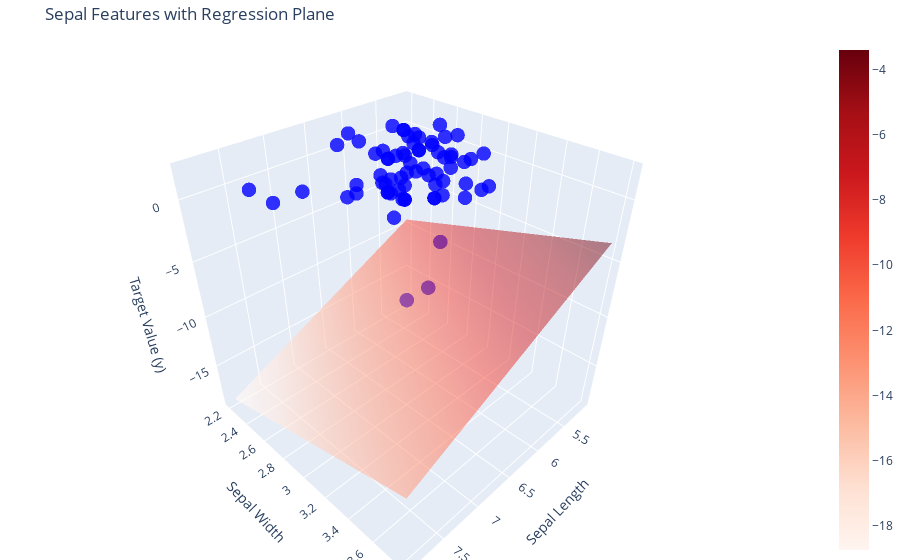
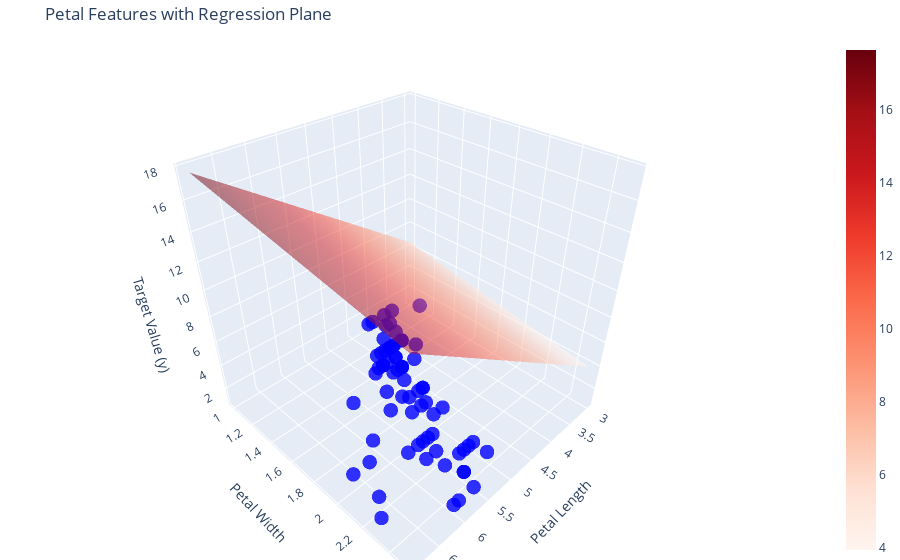

Here is the notebook cell these charts were saved with, in order:
### Code cell
import plotly.graph_objects as go
import numpy as np

# Extract learned weights and bias
W_ = W.detach().numpy().flatten()
b_ = b.item()

# Convert training data back to NumPy for visualization
X_train_np = X_train.numpy()
y_train_np = y_train.numpy().flatten()

# Define a function to create an interactive 3D plot with Plotly
def plot_interactive_3d(features, feature_names, W, b, y, title):
    # Extract the chosen features for x and y axes
    x_vals = features[:, 0]
    y_vals = features[:, 1]
    z_vals = y

    # Create a meshgrid for the regression plane
    x_grid, y_grid = np.meshgrid(
        np.linspace(x_vals.min(), x_vals.max(), 50),
        np.linspace(y_vals.min(), y_vals.max(), 50)
    )
    # Calculate the corresponding z values for the regression plane
    z_grid = W[0] * x_grid + W[1] * y_grid + b

    # Create a 3D scatter plot of the data points
    scatter = go.Scatter3d(
        x=x_vals,
        y=y_vals,
        z=z_vals,
        mode='markers',
        marker=dict(size=5, color='blue', opacity=0.8),
        name='True Values'
    )

    # Create the regression plane
    plane = go.Surface(
        x=x_grid,
        y=y_grid,
        z=z_grid,
        opacity=0.5,
        colorscale='reds',
        name='Regression Plane'
    )

    # Create the figure and layout
    fig = go.Figure(data=[scatter, plane])
    fig.update_layout(
        title=title,
        scene=dict(
            xaxis_title=feature_names[0],
            yaxis_title=feature_names[1],
            zaxis_title='Target Value (y)'
        ),
        margin=dict(l=0, r=0, b=0, t=40)
    )

    # Show the interactive plot
    fig.show()

# Plot for Sepal Length & Sepal Width (using W[0] and W[1])
plot_interactive_3d(X_train_np[:, :2], ['Sepal Length', 'Sepal Width'], W_[:2], b_, y_train_np, 'Sepal Features with Regression Plane')

# Plot for Petal Length & Petal Width (using W[2] and W[3])
plot_interactive_3d(X_train_np[:, 2:], ['Petal Length', 'Petal Width'], W_[2:], b_, y_train_np, 'Petal Features with Regression Plane')

### Figure 1 — Plotly figure (JSON) as saved in the notebook; plotly's stock layout.template omitted (floating-point values rounded to 4 significant figures; data arrays with more than 128 entries replaced by an {"elided": "..."} marker saying what was removed)
{"data": [{"marker": {"color": "blue", "opacity": 0.8, "size": 5}, "mode": "markers", "name": "True Values", "type": "scatter3d", "x": [6.3, 6.5, 7.1, 6.4, 6.2, 5.7, 5.8, 6.8, 7.2, 5.9, 5.5, 5.1, 7.7, 6, 6.3, 6.3, 5.2, 5.5, 6, 5.8, 5.7, 5.7, 6.9, 5.6, 5.7, 6.7, 6.1, 6.9, 6.2, 6.3, 7.2, 5.6, 6.3, 6.3, 5.5, 6.7, 6.3, 6.7, 7, 6.4, 7.7, 5.5, 6.6, 6.4, 7.4, 6.1, 6.7, 5.6, 5.6, 6.7, 6.5, 7.7, 6, 5.4, 6.4, 7.9, 5.9, 6.2, 6.4, 6.5, 6.4, 5.8, 6.8, 6.7, 6.9, 5.8, 6.7, 6.4, 6.1, 6.6], "y": [3.4, 3, 3, 3.2, 2.8, 2.9, 2.8, 3, 3, 3, 2.5, 2.5, 2.8, 2.7, 2.8, 3.3, 2.7, 2.4, 2.2, 2.7, 2.8, 2.6, 3.2, 2.8, 3, 3.1, 3, 3.1, 2.9, 2.3, 3.6, 2.5, 2.5, 3.3, 2.3, 3.1, 2.7, 3.3, 3.2, 2.7, 2.6, 2.4, 2.9, 2.8, 2.8, 2.9, 3.3, 2.7, 3, 3, 3.2, 3.8, 3, 3, 2.9, 3.8, 3, 3.4, 3.2, 2.8, 3.1, 2.7, 2.8, 3, 3.1, 2.7, 3.1, 2.8, 2.8, 3], "z": [2, 2, 2, 2, 2, 1, 2, 2, 2, 1, 1, 1, 2, 1, 2, 1, 1, 1, 1, 2, 1, 1, 2, 2, 1, 1, 1, 2, 1, 1, 2, 1, 2, 2, 1, 2, 2, 2, 1, 2, 2, 1, 1, 2, 2, 1, 2, 1, 1, 2, 2, 2, 2, 1, 1, 2, 2, 2, 1, 1, 2, 1, 1, 1, 2, 1, 1, 2, 1, 1]}, {"colorscale": [[0, "rgb(255,245,240)"], [0.125, "rgb(254,224,210)"], [0.25, "rgb(252,187,161)"], [0.375, "rgb(252,146,114)"], [0.5, "rgb(251,106,74)"], [0.625, "rgb(239,59,44)"], [0.75, "rgb(203,24,29)"], [0.875, "rgb(165,15,21)"], [1, "rgb(103,0,13)"]], "name": "Regression Plane", "opacity": 0.5, "type": "surface", "x": {"elided": "50x50 float values"}, "y": {"elided": "50x50 float values"}, "z": {"elided": "50x50 float values"}}], "layout": {"margin": {"b": 0, "l": 0, "r": 0, "t": 40}, "scene": {"xaxis": {"title": {"text": "Sepal Length"}}, "yaxis": {"title": {"text": "Sepal Width"}}, "zaxis": {"title": {"text": "Target Value (y)"}}}, "title": {"text": "Sepal Features with Regression Plane"}}}

### Figure 2 — Plotly figure (JSON) as saved in the notebook; plotly's stock layout.template omitted (floating-point values rounded to 4 significant figures; data arrays with more than 128 entries replaced by an {"elided": "..."} marker saying what was removed)
{"data": [{"marker": {"color": "blue", "opacity": 0.8, "size": 5}, "mode": "markers", "name": "True Values", "type": "scatter3d", "x": [5.6, 5.8, 5.9, 5.3, 4.8, 4.2, 5.1, 5.5, 5.8, 4.2, 4, 3, 6.7, 5.1, 5.1, 4.7, 3.9, 3.7, 4, 5.1, 4.5, 3.5, 5.7, 4.9, 4.2, 4.4, 4.6, 5.1, 4.3, 4.4, 6.1, 3.9, 5, 6, 4, 5.6, 4.9, 5.7, 4.7, 5.3, 6.9, 3.8, 4.6, 5.6, 6.1, 4.7, 5.7, 4.2, 4.5, 5.2, 5.1, 6.7, 4.8, 4.5, 4.3, 6.4, 5.1, 5.4, 4.5, 4.6, 5.5, 3.9, 4.8, 5, 5.4, 4.1, 4.7, 5.6, 4, 4.4], "y": [2.4, 2.2, 2.1, 2.3, 1.8, 1.3, 2.4, 2.1, 1.6, 1.5, 1.3, 1.1, 2, 1.6, 1.5, 1.6, 1.4, 1, 1, 1.9, 1.3, 1, 2.3, 2, 1.2, 1.4, 1.4, 2.3, 1.3, 1.3, 2.5, 1.1, 1.9, 2.5, 1.3, 2.4, 1.8, 2.5, 1.4, 1.9, 2.3, 1.1, 1.3, 2.2, 1.9, 1.4, 2.1, 1.3, 1.5, 2.3, 2, 2.2, 1.8, 1.5, 1.3, 2, 1.8, 2.3, 1.5, 1.5, 1.8, 1.2, 1.4, 1.7, 2.1, 1, 1.5, 2.1, 1.3, 1.4], "z": [2, 2, 2, 2, 2, 1, 2, 2, 2, 1, 1, 1, 2, 1, 2, 1, 1, 1, 1, 2, 1, 1, 2, 2, 1, 1, 1, 2, 1, 1, 2, 1, 2, 2, 1, 2, 2, 2, 1, 2, 2, 1, 1, 2, 2, 1, 2, 1, 1, 2, 2, 2, 2, 1, 1, 2, 2, 2, 1, 1, 2, 1, 1, 1, 2, 1, 1, 2, 1, 1]}, {"colorscale": [[0, "rgb(255,245,240)"], [0.125, "rgb(254,224,210)"], [0.25, "rgb(252,187,161)"], [0.375, "rgb(252,146,114)"], [0.5, "rgb(251,106,74)"], [0.625, "rgb(239,59,44)"], [0.75, "rgb(203,24,29)"], [0.875, "rgb(165,15,21)"], [1, "rgb(103,0,13)"]], "name": "Regression Plane", "opacity": 0.5, "type": "surface", "x": {"elided": "50x50 float values"}, "y": {"elided": "50x50 float values"}, "z": {"elided": "50x50 float values"}}], "layout": {"margin": {"b": 0, "l": 0, "r": 0, "t": 40}, "scene": {"xaxis": {"title": {"text": "Petal Length"}}, "yaxis": {"title": {"text": "Petal Width"}}, "zaxis": {"title": {"text": "Target Value (y)"}}}, "title": {"text": "Petal Features with Regression Plane"}}}
